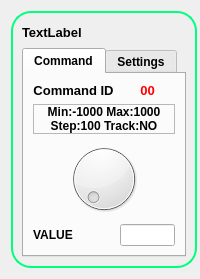
<?xml version="1.0" encoding="UTF-8"?>
<ui version="4.0">
 <class>dialw</class>
 <widget class="boxWidget" name="dialw">
  <property name="geometry">
   <rect>
    <x>0</x>
    <y>0</y>
    <width>200</width>
    <height>279</height>
   </rect>
  </property>
  <property name="sizePolicy">
   <sizepolicy hsizetype="MinimumExpanding" vsizetype="MinimumExpanding">
    <horstretch>0</horstretch>
    <verstretch>14</verstretch>
   </sizepolicy>
  </property>
  <property name="minimumSize">
   <size>
    <width>200</width>
    <height>0</height>
   </size>
  </property>
  <property name="windowTitle">
   <string>Form</string>
  </property>
  <layout class="QHBoxLayout" name="horizontalLayout_2">
   <item>
    <widget class="QFrame" name="frame">
     <property name="minimumSize">
      <size>
       <width>186</width>
       <height>240</height>
      </size>
     </property>
     <property name="font">
      <font>
       <family>Tahoma</family>
       <pointsize>8</pointsize>
       <weight>50</weight>
       <italic>false</italic>
       <bold>false</bold>
      </font>
     </property>
     <property name="styleSheet">
      <string notr="true">#frame {
border-radius: 20px;
border: 2px solid rgb(0, 255, 127);
}	
</string>
     </property>
     <property name="frameShape">
      <enum>QFrame::Box</enum>
     </property>
     <property name="frameShadow">
      <enum>QFrame::Raised</enum>
     </property>
     <property name="lineWidth">
      <number>3</number>
     </property>
     <layout class="QVBoxLayout" name="verticalLayout_2">
      <item>
       <layout class="QHBoxLayout" name="horizontalLayout">
        <item>
         <widget class="QLabel" name="label">
          <property name="font">
           <font>
            <pointsize>10</pointsize>
            <weight>75</weight>
            <bold>true</bold>
           </font>
          </property>
          <property name="text">
           <string>TextLabel</string>
          </property>
         </widget>
        </item>
        <item>
         <spacer name="horizontalSpacer">
          <property name="orientation">
           <enum>Qt::Horizontal</enum>
          </property>
          <property name="sizeType">
           <enum>QSizePolicy::MinimumExpanding</enum>
          </property>
          <property name="sizeHint" stdset="0">
           <size>
            <width>10</width>
            <height>20</height>
           </size>
          </property>
         </spacer>
        </item>
        <item>
         <widget class="ClickableLabel" name="labelPos">
          <property name="autoFillBackground">
           <bool>true</bool>
          </property>
          <property name="text">
           <string/>
          </property>
          <property name="textFormat">
           <enum>Qt::PlainText</enum>
          </property>
          <property name="pixmap">
           <pixmap resource="appresources.qrc">:/Icons/Icons/icons8-données-dans-les-deux-directions-48.png</pixmap>
          </property>
          <property name="scaledContents">
           <bool>true</bool>
          </property>
         </widget>
        </item>
        <item>
         <spacer name="horizontalSpacer_2">
          <property name="orientation">
           <enum>Qt::Horizontal</enum>
          </property>
          <property name="sizeType">
           <enum>QSizePolicy::Fixed</enum>
          </property>
          <property name="sizeHint" stdset="0">
           <size>
            <width>10</width>
            <height>20</height>
           </size>
          </property>
         </spacer>
        </item>
        <item>
         <widget class="ClickableLabel" name="labelDel">
          <property name="text">
           <string/>
          </property>
          <property name="pixmap">
           <pixmap resource="appresources.qrc">:/Icons/Icons/icons8-supprimer-pour-toujours-48.png</pixmap>
          </property>
         </widget>
        </item>
       </layout>
      </item>
      <item>
       <widget class="QTabWidget" name="tabBox">
        <property name="enabled">
         <bool>true</bool>
        </property>
        <property name="font">
         <font>
          <weight>75</weight>
          <bold>true</bold>
         </font>
        </property>
        <property name="currentIndex">
         <number>0</number>
        </property>
        <property name="usesScrollButtons">
         <bool>true</bool>
        </property>
        <widget class="QWidget" name="tabCommand">
         <property name="enabled">
          <bool>true</bool>
         </property>
         <attribute name="title">
          <string>Command</string>
         </attribute>
         <layout class="QFormLayout" name="formLayout_2">
          <item row="2" column="0" colspan="2">
           <widget class="QDial" name="dial"/>
          </item>
          <item row="3" column="0">
           <widget class="QLabel" name="Value">
            <property name="font">
             <font>
              <weight>75</weight>
              <bold>true</bold>
             </font>
            </property>
            <property name="text">
             <string>VALUE</string>
            </property>
           </widget>
          </item>
          <item row="3" column="1">
           <widget class="QLineEdit" name="ValueLine"/>
          </item>
          <item row="0" column="0">
           <widget class="QLabel" name="label_2">
            <property name="font">
             <font>
              <pointsize>10</pointsize>
              <weight>75</weight>
              <bold>true</bold>
             </font>
            </property>
            <property name="text">
             <string>Command ID</string>
            </property>
            <property name="alignment">
             <set>Qt::AlignCenter</set>
            </property>
           </widget>
          </item>
          <item row="0" column="1">
           <widget class="QLabel" name="cmdLabelId">
            <property name="font">
             <font>
              <pointsize>10</pointsize>
              <weight>75</weight>
              <bold>true</bold>
             </font>
            </property>
            <property name="autoFillBackground">
             <bool>false</bool>
            </property>
            <property name="styleSheet">
             <string notr="true">color: rgb(255, 0, 0);</string>
            </property>
            <property name="text">
             <string>00</string>
            </property>
            <property name="alignment">
             <set>Qt::AlignCenter</set>
            </property>
           </widget>
          </item>
          <item row="1" column="0" colspan="2">
           <widget class="QLabel" name="labelInfo">
            <property name="font">
             <font>
              <weight>75</weight>
              <bold>true</bold>
             </font>
            </property>
            <property name="frameShape">
             <enum>QFrame::StyledPanel</enum>
            </property>
            <property name="text">
             <string>Min:-1000 Max:1000
Step:100 Track:NO</string>
            </property>
            <property name="alignment">
             <set>Qt::AlignCenter</set>
            </property>
            <property name="margin">
             <number>2</number>
            </property>
           </widget>
          </item>
         </layout>
        </widget>
        <widget class="QWidget" name="tabSettings">
         <property name="sizePolicy">
          <sizepolicy hsizetype="Minimum" vsizetype="Preferred">
           <horstretch>0</horstretch>
           <verstretch>0</verstretch>
          </sizepolicy>
         </property>
         <attribute name="title">
          <string>Settings</string>
         </attribute>
         <layout class="QFormLayout" name="formLayout">
          <item row="0" column="0">
           <widget class="QLabel" name="label_3">
            <property name="font">
             <font>
              <weight>75</weight>
              <bold>true</bold>
             </font>
            </property>
            <property name="text">
             <string>Command Label</string>
            </property>
           </widget>
          </item>
          <item row="0" column="1">
           <widget class="QLineEdit" name="cmdLabel"/>
          </item>
          <item row="1" column="0">
           <widget class="QLabel" name="Min">
            <property name="font">
             <font>
              <weight>75</weight>
              <bold>true</bold>
             </font>
            </property>
            <property name="text">
             <string>Minimum</string>
            </property>
           </widget>
          </item>
          <item row="1" column="1">
           <widget class="QDoubleSpinBox" name="doubleSpinBox"/>
          </item>
          <item row="2" column="0">
           <widget class="QLabel" name="Max">
            <property name="font">
             <font>
              <weight>75</weight>
              <bold>true</bold>
             </font>
            </property>
            <property name="text">
             <string>Maximum</string>
            </property>
           </widget>
          </item>
          <item row="2" column="1">
           <widget class="QDoubleSpinBox" name="doubleSpinBox_2"/>
          </item>
          <item row="3" column="0">
           <widget class="QLabel" name="Step">
            <property name="font">
             <font>
              <weight>75</weight>
              <bold>true</bold>
             </font>
            </property>
            <property name="text">
             <string>Steps Interval</string>
            </property>
           </widget>
          </item>
          <item row="3" column="1">
           <widget class="QDoubleSpinBox" name="doubleSpinBox_3"/>
          </item>
          <item row="4" column="0">
           <widget class="QRadioButton" name="Tracking">
            <property name="font">
             <font>
              <weight>75</weight>
              <bold>true</bold>
             </font>
            </property>
            <property name="text">
             <string>Tracking</string>
            </property>
           </widget>
          </item>
         </layout>
        </widget>
       </widget>
      </item>
     </layout>
    </widget>
   </item>
  </layout>
 </widget>
 <customwidgets>
  <customwidget>
   <class>ClickableLabel</class>
   <extends>QLabel</extends>
   <header>clickablelabel.h</header>
  </customwidget>
  <customwidget>
   <class>boxWidget</class>
   <extends>QWidget</extends>
   <header location="global">boxwidget.h</header>
   <container>1</container>
  </customwidget>
 </customwidgets>
 <resources>
  <include location="appresources.qrc"/>
 </resources>
 <connections/>
</ui>
